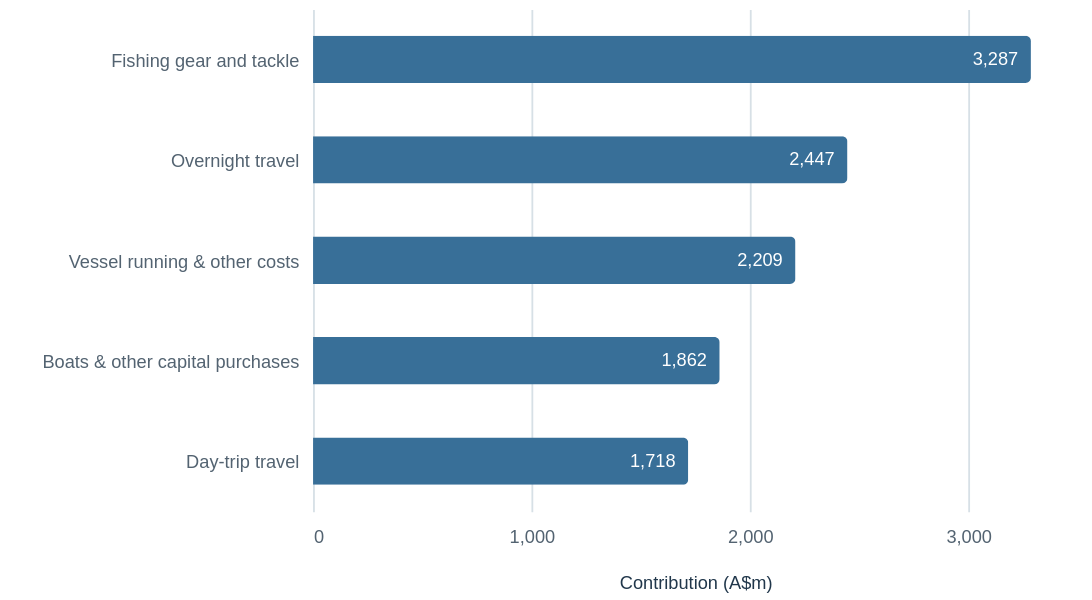

Source (Vega-Lite JSON):
### Vega-Lite specification from a JSON file in a GitHub repository (floating-point values rounded to 4 significant figures)
{"$schema": "https://vega.github.io/schema/vega-lite/v5.json", "width": 600, "height": 330, "autosize": {"type": "fit", "contains": "padding"}, "config": {"background": null, "font": "Source Sans 3", "view": {"stroke": null}, "axis": {"labelFontSize": 12, "titleFontSize": 12, "titleFontWeight": 500, "labelColor": "#536371", "titleColor": "#21374b", "domain": false, "ticks": false, "gridColor": "#d7e0e6", "labelPadding": 8, "titlePadding": 14}, "legend": {"labelFontSize": 12, "titleFontSize": 12, "labelColor": "#21374b", "titleColor": "#21374b", "orient": "bottom", "titleFontWeight": 500, "padding": 12}, "style": {"cell": {"stroke": null}}}, "data": {"values": [{"category": "Capital expenditure", "gdp_direct_aud_million": 548, "gdp_flow_on_aud_million": 1314, "gdp_total_aud_million": 1862, "employment_direct_fte": 6506, "employment_flow_on_fte": 9845, "employment_total_fte": 16351, "period": "2018–19", "source_ref": "spending-contribution", "label": "Boats & other capital purchases"}, {"category": "Day-trip travel", "gdp_direct_aud_million": 451, "gdp_flow_on_aud_million": 1267, "gdp_total_aud_million": 1718, "employment_direct_fte": 4990, "employment_flow_on_fte": 9555, "employment_total_fte": 14545, "period": "2018–19", "source_ref": "spending-contribution", "label": "Day-trip travel"}, {"category": "Fishing gear and tackle", "gdp_direct_aud_million": 1007, "gdp_flow_on_aud_million": 2279, "gdp_total_aud_million": 3287, "employment_direct_fte": 11324, "employment_flow_on_fte": 16849, "employment_total_fte": 28173, "period": "2018–19", "source_ref": "spending-contribution", "label": "Fishing gear and tackle"}, {"category": "Overnight travel", "gdp_direct_aud_million": 707, "gdp_flow_on_aud_million": 1740, "gdp_total_aud_million": 2447, "employment_direct_fte": 9062, "employment_flow_on_fte": 13239, "employment_total_fte": 22301, "period": "2018–19", "source_ref": "spending-contribution", "label": "Overnight travel"}, {"category": "Vessel running and other non-capital costs", "gdp_direct_aud_million": 683, "gdp_flow_on_aud_million": 1527, "gdp_total_aud_million": 2209, "employment_direct_fte": 8602, "employment_flow_on_fte": 11371, "employment_total_fte": 19973, "period": "2018–19", "source_ref": "spending-contribution", "label": "Vessel running & other costs"}]}, "encoding": {"y": {"field": "label", "type": "nominal", "sort": ["Fishing gear and tackle", "Overnight travel", "Vessel running & other costs", "Boats & other capital purchases", "Day-trip travel"], "axis": {"title": null, "labelLimit": 190}}, "x": {"field": "gdp_total_aud_million", "type": "quantitative", "scale": {"zero": true}, "axis": {"title": "Contribution (A$m)", "format": ",.0f", "tickCount": 4}}, "tooltip": [{"field": "category", "title": "Spending category"}, {"field": "gdp_direct_aud_million", "title": "Direct GDP (A$m)", "format": ",.0f"}, {"field": "gdp_flow_on_aud_million", "title": "Flow-on GDP (A$m)", "format": ",.0f"}, {"field": "gdp_total_aud_million", "title": "Total GDP contribution (A$m)", "format": ",.0f"}]}, "padding": {"left": 22, "right": 8, "top": 5, "bottom": 5}, "layer": [{"mark": {"type": "bar", "color": "#386f98", "cornerRadiusEnd": 3, "height": 26}}, {"mark": {"type": "text", "align": "right", "dx": -7, "fontSize": 11, "fontWeight": 600, "color": "#ffffff"}, "encoding": {"text": {"field": "gdp_total_aud_million", "format": ",.0f"}}}]}
